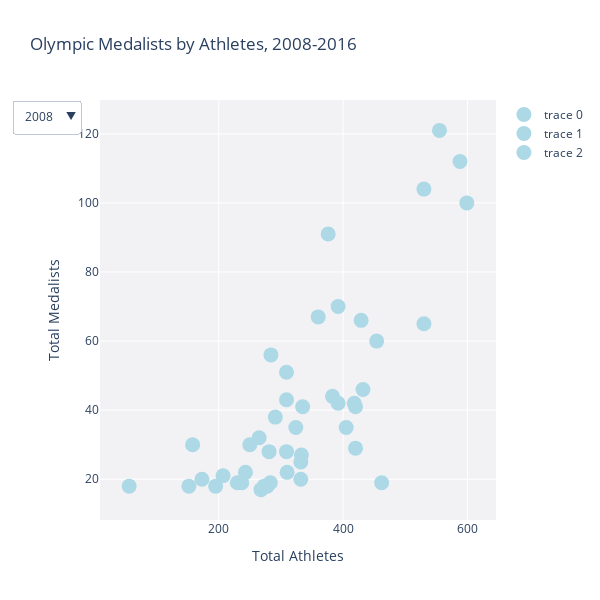

Notebook code for this chart:
### Code cell
import plotly.graph_objs as go

# data
year_data = {
    2008: {
        'countries': ['United States of America', "People's Republic of China", 'Russian Federation','Great Britain', 'Australia', 'France', 'Germany', 'Republic of Korea', 'Cuba', 'Italy', 'Japan', 'Ukraine', 'Canada', 'Spain', 'Brazil']
,
        'athletes': df.iloc[0:15,2],'medalists': df.iloc[0:15,3]
    },
    2012: {
        'countries': ['United States of America', "People's Republic of China", 'Russian Federation', 'Great Britain', 'Germany', 'Japan', 'France', 'Australia', 'Republic of Korea', 'Italy', 'Netherlands', 'Ukraine', 'Hungary', 'Spain', 'Canada'],
        'athletes': df.iloc[19:34,2],'medalists': df.iloc[19:34,3]
    },
    2016: {
        'countries': ['United States of America', "People's Republic of China", 'Great Britain', 'Russia Federation', 'Germany', 'France', 'Japan', 'Australia', 'Italy', 'Canada', 'Republic of Korea', 'Netherlands', 'Brail', 'New Zealand', 'Azerbaijan'],
        'athletes': df.iloc[38:53,2],'medalists':df.iloc[38:53,3]
    }
}

def create_trace(year):
    trace = go.Scatter(
        x=year_data[year]['athletes'],y=year_data[year]['medalists'],mode='markers',
        marker=dict(size=15,color='#ADD8E6'), text=year_data[year]['countries'])
    return trace

fig = go.Figure()

for year in year_data.keys():
    trace = create_trace(year)
    fig.add_trace(trace)

updatemenu = []
buttons = []

for year in year_data.keys():
    button = dict(
        method='update',args=[{'visible': [year == y for y in year_data.keys()]}],label=str(year))
    buttons.append(button)

updatemenu = list([
    dict(active=0, buttons=buttons)
])

fig.update_layout(
    updatemenus=updatemenu,width=600, height=600,
    xaxis_title='Total Athletes',yaxis_title='Total Medalists',title='Olympic Medalists by Athletes, 2008-2016',
    plot_bgcolor='rgb(242, 242, 245)'
)

fig.show()

### Figure 1 — Plotly figure (JSON) as saved in the notebook; plotly's stock layout.template omitted (floating-point values rounded to 4 significant figures)
{"data": [{"marker": {"color": "#ADD8E6", "size": 15}, "mode": "markers", "text": ["United States of America", "People's Republic of China", "Russian Federation", "Great Britain", "Australia", "France", "Germany", "Republic of Korea", "Cuba", "Italy", "Japan", "Ukraine", "Canada", "Spain", "Brazil"], "type": "scatter", "x": [588, 599, 454, 309, 432, 309, 420, 265, 158, 333, 332, 243, 332, 283, 268], "y": [112, 100, 60, 51, 46, 43, 41, 32, 30, 27, 25, 22, 20, 19, 17]}, {"marker": {"color": "#ADD8E6", "size": 15}, "mode": "markers", "text": ["United States of America", "People's Republic of China", "Russian Federation", "Great Britain", "Germany", "Japan", "France", "Australia", "Republic of Korea", "Italy", "Netherlands", "Ukraine", "Hungary", "Spain", "Canada"], "type": "scatter", "x": [530, 376, 429, 530, 383, 291, 324, 405, 250, 281, 173, 230, 152, 278, 273], "y": [104, 91, 66, 65, 44, 38, 35, 35, 30, 28, 20, 19, 18, 18, 18]}, {"marker": {"color": "#ADD8E6", "size": 15}, "mode": "markers", "text": ["United States of America", "People's Republic of China", "Great Britain", "Russia Federation", "Germany", "France", "Japan", "Australia", "Italy", "Canada", "Republic of Korea", "Netherlands", "Brail", "New Zealand", "Azerbaijan"], "type": "scatter", "x": [555, 392, 360, 284, 418, 392, 335, 420, 309, 310, 207, 237, 462, 195, 56], "y": [121, 70, 67, 56, 42, 42, 41, 29, 28, 22, 21, 19, 19, 18, 18]}], "layout": {"height": 600, "plot_bgcolor": "rgb(242, 242, 245)", "title": {"text": "Olympic Medalists by Athletes, 2008-2016"}, "updatemenus": [{"active": 0, "buttons": [{"args": [{"visible": [true, false, false]}], "label": "2008", "method": "update"}, {"args": [{"visible": [false, true, false]}], "label": "2012", "method": "update"}, {"args": [{"visible": [false, false, true]}], "label": "2016", "method": "update"}]}], "width": 600, "xaxis": {"autorange": true, "range": [8.809, 646.2], "title": {"text": "Total Athletes"}, "type": "linear"}, "yaxis": {"autorange": true, "range": [8.207, 129.8], "title": {"text": "Total Medalists"}, "type": "linear"}}}
